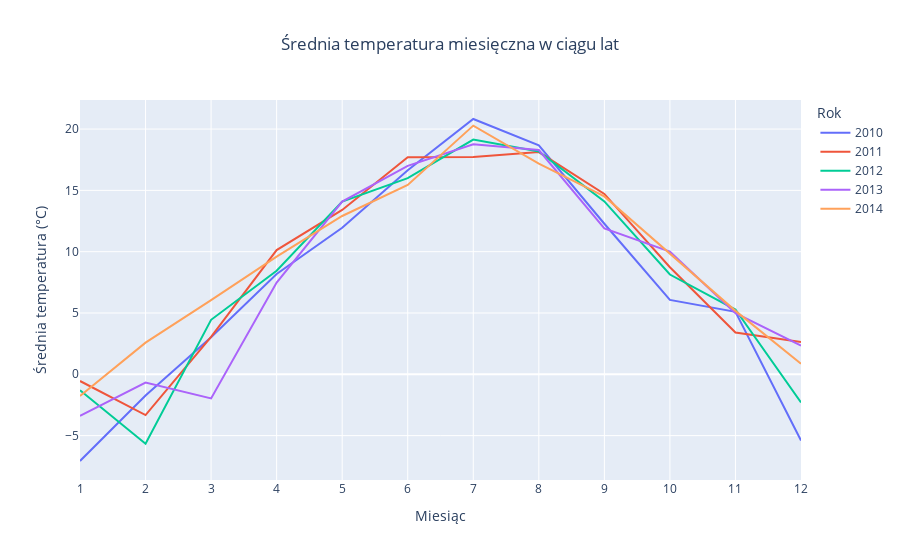

Notebook source saved alongside this figure:
### Code cell
df_wczesne_lata_3=df[(df['Year']>=2010) & (df['Year']<2015)]

fig = px.line(df_wczesne_lata_3, x='Month', y='AvgTemp', color='Year',
              title='Średnia temperatura miesięczna w ciągu lat',
              labels={
                  'Month': 'Miesiąc',
                  'AvgTemp': 'Średnia temperatura (°C)',
                  'Year': 'Rok'
              })

# Poprawa czytelności wykresu i wycentrowanie tytułu
fig.update_layout(title_x=0.5,
                  xaxis=dict(tickmode='array', tickvals=list(range(1, 13))),
                  xaxis_title='Miesiąc',
                  yaxis_title='Średnia temperatura (°C)')

# Wyświetlenie wykresu
fig.show()

### Figure 1 — Plotly figure (JSON) as saved in the notebook; plotly's stock layout.template omitted (floating-point values rounded to 4 significant figures)
{"data": [{"hovertemplate": "Rok=2010<br>Miesiąc=%{x}<br>Średnia temperatura (°C)=%{y}<extra></extra>", "legendgroup": "2010", "line": {"color": "#636efa", "dash": "solid"}, "marker": {"symbol": "circle"}, "mode": "lines", "name": "2010", "orientation": "v", "showlegend": true, "x": [1, 2, 3, 4, 5, 6, 7, 8, 9, 10, 11, 12], "xaxis": "x", "y": [-7.072, -1.726, 3.017, 8.179, 11.95, 16.63, 20.82, 18.68, 12.28, 6.064, 5.09, -5.404], "yaxis": "y", "type": "scatter"}, {"hovertemplate": "Rok=2011<br>Miesiąc=%{x}<br>Średnia temperatura (°C)=%{y}<extra></extra>", "legendgroup": "2011", "line": {"color": "#EF553B", "dash": "solid"}, "marker": {"symbol": "circle"}, "mode": "lines", "name": "2011", "orientation": "v", "showlegend": true, "x": [1, 2, 3, 4, 5, 6, 7, 8, 9, 10, 11, 12], "xaxis": "x", "y": [-0.5477, -3.328, 3.048, 10.13, 13.4, 17.71, 17.72, 18.13, 14.71, 8.729, 3.406, 2.642], "yaxis": "y", "type": "scatter"}, {"hovertemplate": "Rok=2012<br>Miesiąc=%{x}<br>Średnia temperatura (°C)=%{y}<extra></extra>", "legendgroup": "2012", "line": {"color": "#00cc96", "dash": "solid"}, "marker": {"symbol": "circle"}, "mode": "lines", "name": "2012", "orientation": "v", "showlegend": true, "x": [1, 2, 3, 4, 5, 6, 7, 8, 9, 10, 11, 12], "xaxis": "x", "y": [-1.294, -5.667, 4.443, 8.445, 14.08, 16.0, 19.15, 18.17, 14.1, 8.135, 5.282, -2.291], "yaxis": "y", "type": "scatter"}, {"hovertemplate": "Rok=2013<br>Miesiąc=%{x}<br>Średnia temperatura (°C)=%{y}<extra></extra>", "legendgroup": "2013", "line": {"color": "#ab63fa", "dash": "solid"}, "marker": {"symbol": "circle"}, "mode": "lines", "name": "2013", "orientation": "v", "showlegend": true, "x": [1, 2, 3, 4, 5, 6, 7, 8, 9, 10, 11, 12], "xaxis": "x", "y": [-3.392, -0.6726, -1.964, 7.484, 14.08, 17.0, 18.76, 18.29, 11.9, 10.0, 4.986, 2.334], "yaxis": "y", "type": "scatter"}, {"hovertemplate": "Rok=2014<br>Miesiąc=%{x}<br>Średnia temperatura (°C)=%{y}<extra></extra>", "legendgroup": "2014", "line": {"color": "#FFA15A", "dash": "solid"}, "marker": {"symbol": "circle"}, "mode": "lines", "name": "2014", "orientation": "v", "showlegend": true, "x": [1, 2, 3, 4, 5, 6, 7, 8, 9, 10, 11, 12], "xaxis": "x", "y": [-1.775, 2.582, 6.046, 9.601, 12.91, 15.44, 20.28, 17.17, 14.5, 9.842, 5.172, 0.8574], "yaxis": "y", "type": "scatter"}], "layout": {"xaxis": {"anchor": "y", "domain": [0.0, 1.0], "title": {"text": "Miesiąc"}, "tickmode": "array", "tickvals": [1, 2, 3, 4, 5, 6, 7, 8, 9, 10, 11, 12]}, "yaxis": {"anchor": "x", "domain": [0.0, 1.0], "title": {"text": "Średnia temperatura (°C)"}}, "legend": {"title": {"text": "Rok"}, "tracegroupgap": 0}, "title": {"text": "Średnia temperatura miesięczna w ciągu lat", "x": 0.5}}}
